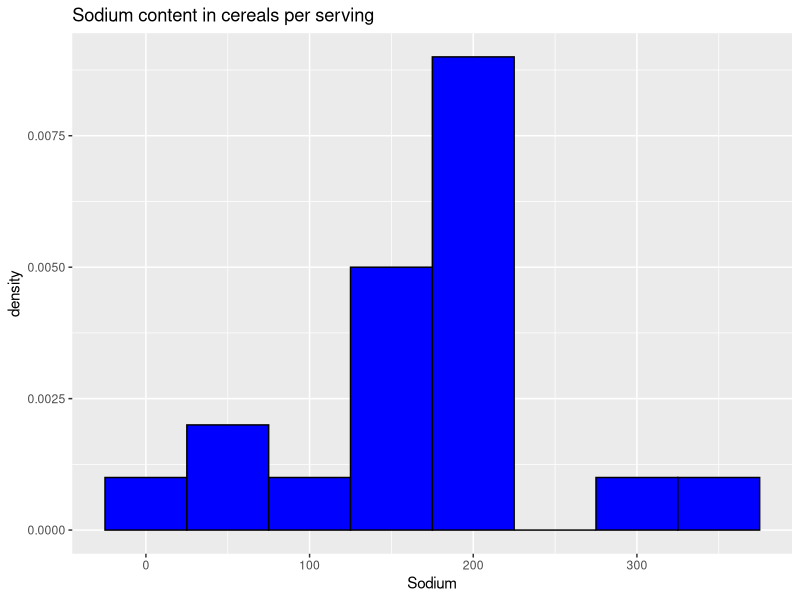
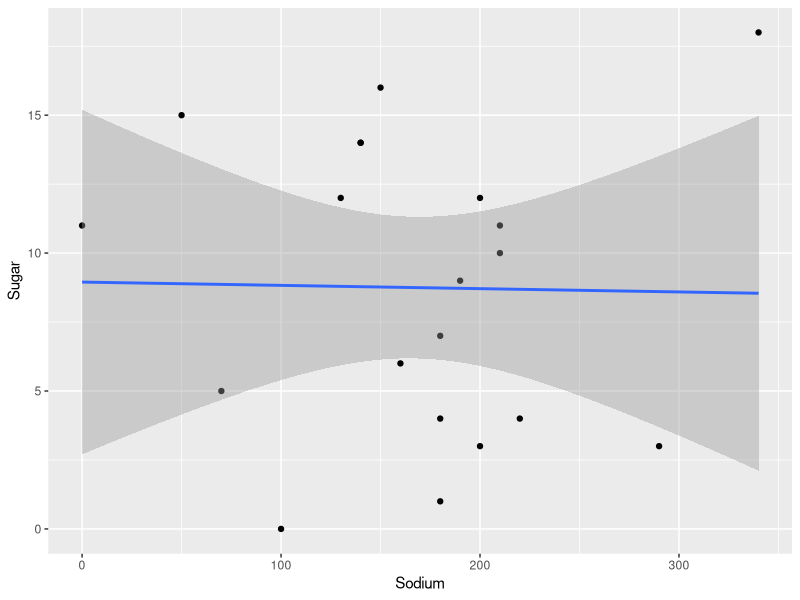

Write the R code that produced these figures, in order.
## ---- chunk 1
#| label: setup
#| warning: false
#| message: false

library(tidyverse)
library(ggplot2)

knitr::opts_chunk$set(echo = TRUE, warning=FALSE, message=FALSE)
## ---- chunk 2
cereal <- read_csv("../posts/_data/cereal.csv")
head(cereal)
## ---- chunk 3
summary(cereal)
colnames(cereal)

## ---- chunk 4
cereal <- mutate(cereal, `Type` = recode(`Type`, "A" = "Adults", "C" = "Children"))

## ---- chunk 5
ggplot(cereal, aes(Sodium)) + 
   geom_histogram(binwidth = 50, aes(y = ..density..), colour = 1, fill = "blue") +
   labs(title = "Sodium content in cereals per serving")

## ---- chunk 6
ggplot(cereal, aes(x=Sodium, y=Sugar)) +
   geom_point() +
    geom_smooth(method=lm)

